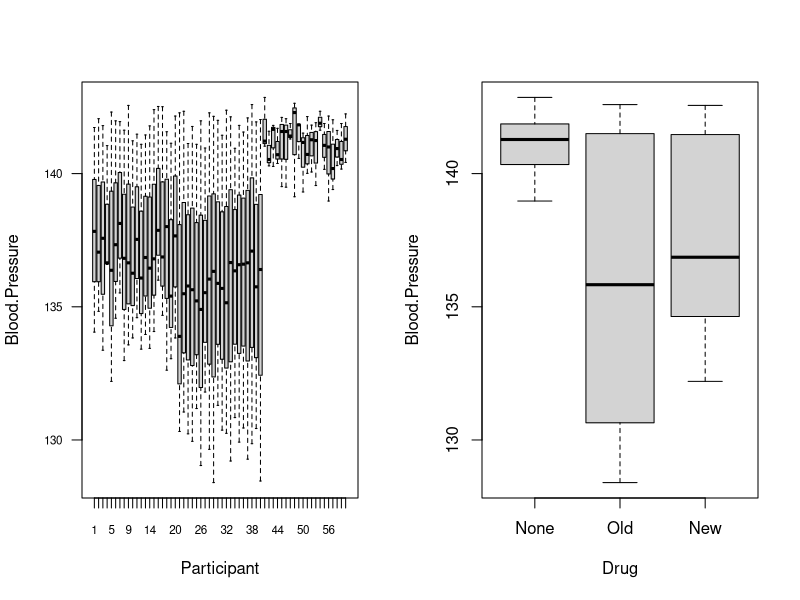
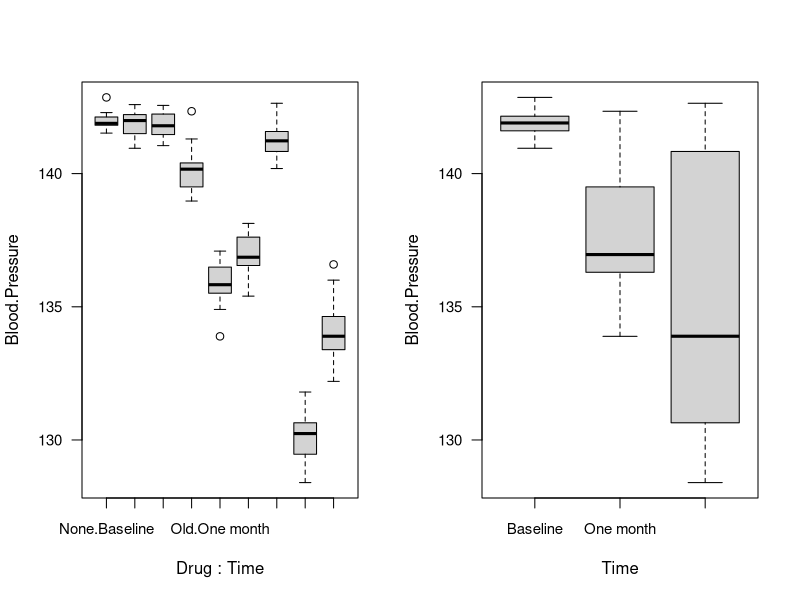
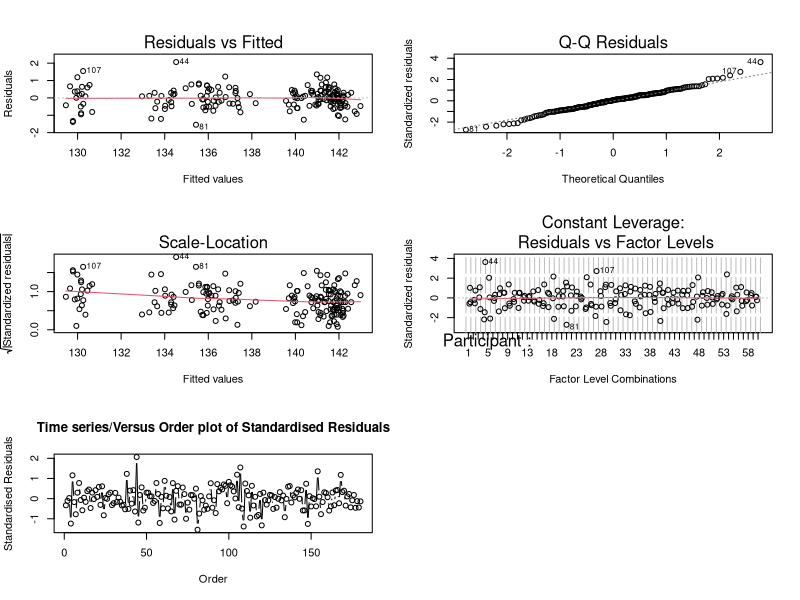
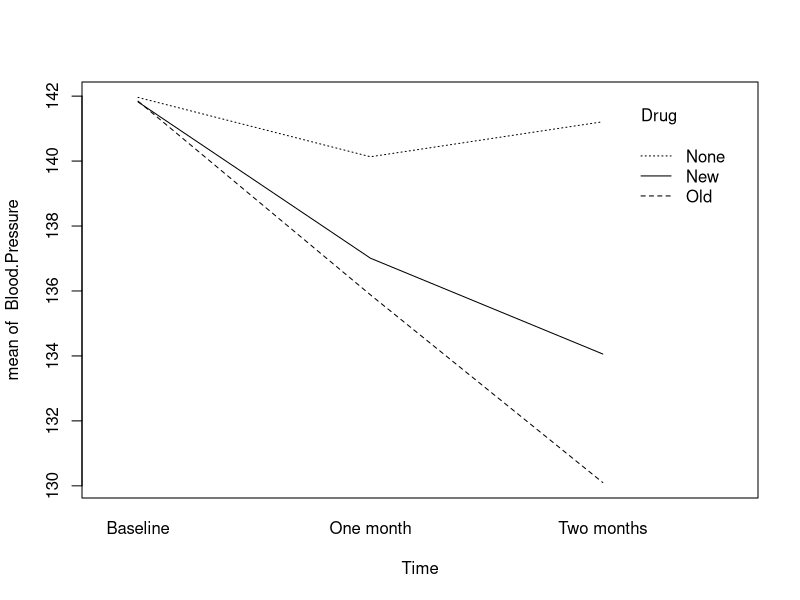

Source code (R) for these figures, in order:
bp_data <- read.csv("blood pressure.csv")
summary(bp_data)

#make factors

bp_data$Participant <- factor(bp_data$Participant)
bp_data$Drug <- factor(bp_data$Drug, levels = c("None", "Old", "New"))
bp_data$Time <- factor(bp_data$Time)


#Visuals
par(mfrow =c(1,2))

boxplot(Blood.Pressure ~ Participant, data = bp_data, las = 1, cex.axis= 0.7)
boxplot(Blood.Pressure ~ Drug, data = bp_data)
boxplot(Blood.Pressure ~ Drug:Time, data = bp_data, las = 1, cex.axis= 0.9)
boxplot(Blood.Pressure ~ Time, data = bp_data, las = 1, cex.axis= 0.9)

#Fitting full fixed model for assumptions 

bp_aov <- aov(Blood.Pressure ~ Participant+ Drug*Time, data = bp_data)
summary(bp_aov)

#Assumptions 
par(mfrow =c(3,2))
plot(bp_aov, ask = FALSE)
plot(residuals(bp_aov),type="b",main="Time series/Versus Order plot of Standardised Residuals",ylab="Standardised Residuals",xlab="Order")


#Mixed Model
bpmix <- aov(Blood.Pressure ~  Drug*Time + Error(Participant), data = bp_data)
summary(bpmix)


#Interaction plot
par(mfrow =c(1,1))
with(bp_data, interaction.plot(Time, Drug, Blood.Pressure))


library(lme4)
bplmer <- lmer(Blood.Pressure ~ Drug + Time + Drug*Time + (1|Participant), data = bp_data)
summary(bplmer)



